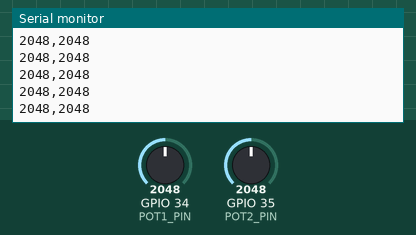
This program was run on a simulated ESP32. On the bench: the last lines printed to the serial monitor. The test bench sets the inputs (shaded band); at power-on: GPIO 34 (POT1_PIN) = 2048, GPIO 35 (POT2_PIN) = 2048 (analog values on the 0–4095 scale).

Above: at 3.2 s.
3.3 s: GPIO 34 (POT1_PIN) set to 2866
At 3.32 s:
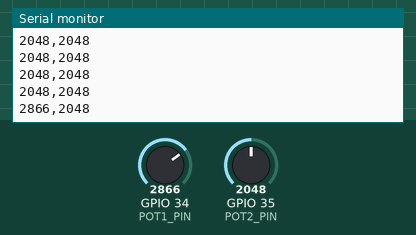
4.8 s: GPIO 35 (POT2_PIN) set to 2866
At 4.83 s:
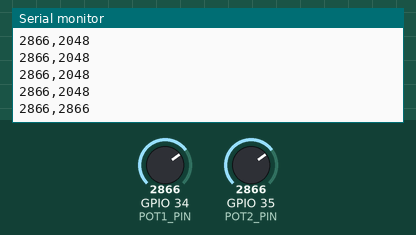
6.3 s: GPIO 34 (POT1_PIN) set to 3603
At 6.34 s:
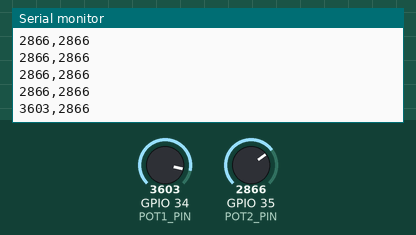
7.8 s: GPIO 35 (POT2_PIN) set to 3603
At 7.8 s:
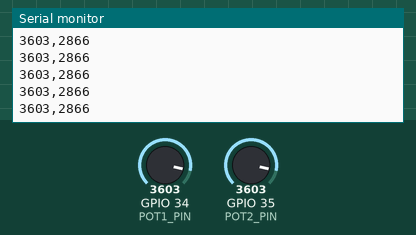
Timing chart, 0 to 10.3 s (numbered marks = the images above; inputs shaded):
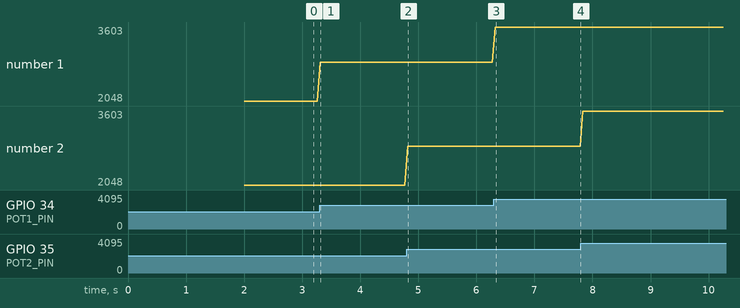

Measured:
- after the input at 3.3 s, the serial monitor: prints a new line at once (image 1)
- after the input at 4.8 s, the serial monitor: prints a new line at once (image 2)
- after the input at 6.3 s, the serial monitor: prints a new line at once (image 3)
- plotted number 1: 2048 → 2866 after the input at 3.3 s, 2866 → 3603 after the input at 6.3 s

The program:

main.cpp
```cpp
#include <Arduino.h>

// Pines ADC1 del ESP32 (funcionan siempre, incluso con WiFi activo).
// GPIO34 y GPIO35 son solo entrada, ideales para potenciómetros.
const int POT1_PIN = 34;
const int POT2_PIN = 35;

void setup() {
    Serial.begin(115200);
    analogReadResolution(12);        // 0 - 4095
    analogSetAttenuation(ADC_11db);  // Rango completo 0 - 3.3 V
    delay(2000);

    Serial.println("ESP32 INICIADO");
    Serial.println("Lectura de potenciometros:");
}

void loop() {
    int pot1 = analogRead(POT1_PIN);
    int pot2 = analogRead(POT2_PIN);

    Serial.print(pot1);
    Serial.print(",");
    Serial.println(pot2);

    delay(50);
}
```
